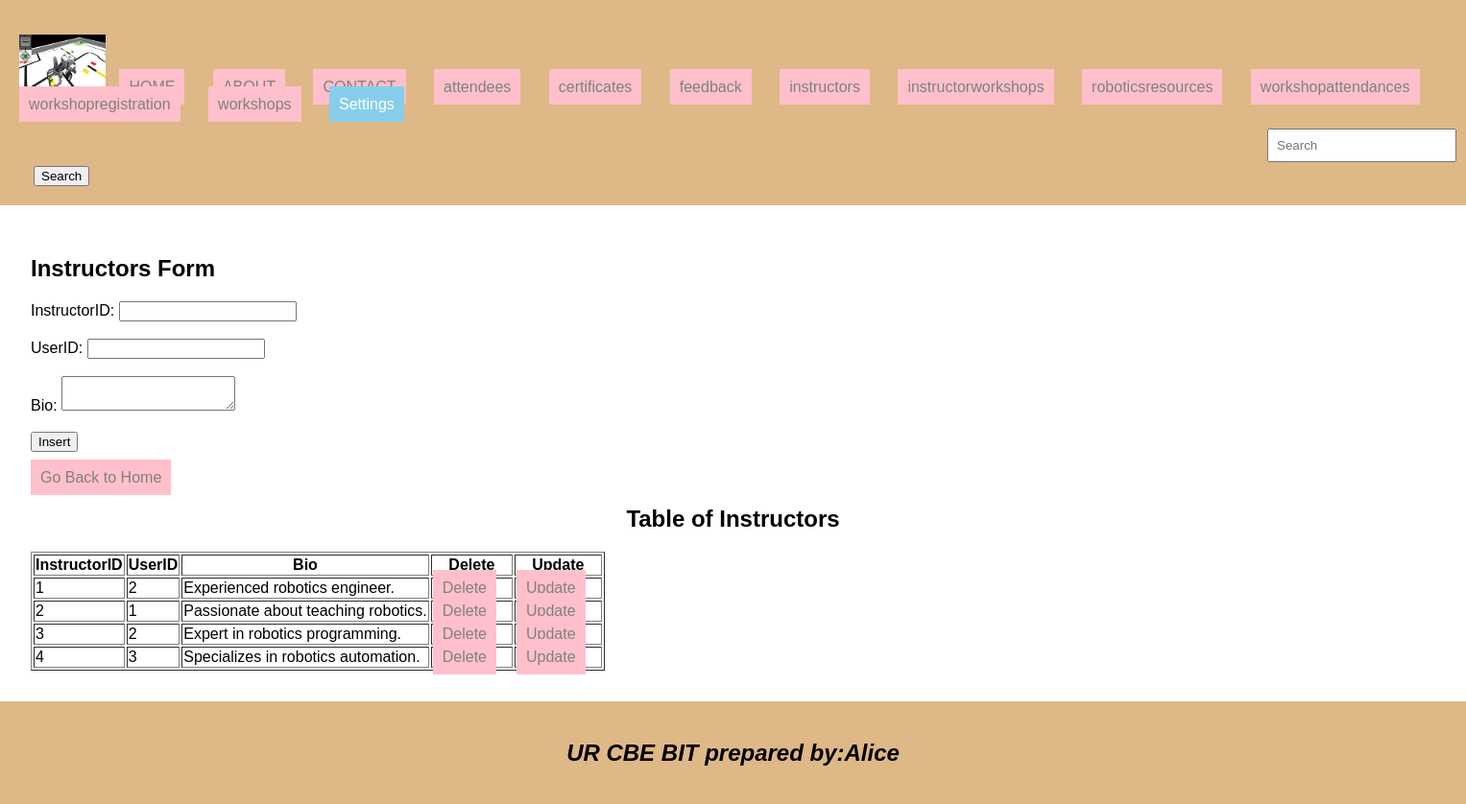
The app's page /instructors.php with its own data.
### tables this page shows
CREATE TABLE `instructors` (
  `InstructorID` int(11) NOT NULL,
  `UserID` int(11) NOT NULL,
  `Bio` text DEFAULT NULL
);

### instructors.php (the view, shortened to what this page needs)
<!DOCTYPE html>
<html lang="en">
<head>
    <link rel="stylesheet" type="text/css" href="style.css" title="style 1" media="screen, tv, projection, handheld, print"/>
</head>
<body>
<header>
     <ul style="list-style-type: none; padding: 0;">
     <li style="display: inline; margin-right: 10px;">
    <img src="./images/images.jpeg" width="90" height="60" alt="Logo">
  </li>
    <li style="display: inline; margin-right: 10px;"><a href="./home.html">HOME</a>
  </li>
    <li style="display: inline; margin-right: 10px;"><a href="./about.html">ABOUT</a>
  </li>
    <li style="display: inline; margin-right: 10px;"><a href="./contact.html">CONTACT</a>
  </li>
    <li style="display: inline; margin-right: 10px;"><a href="./attendees.php">attendees</a>
  </li>
    <li style="display: inline; margin-right: 10px;"><a href="./certificates.php">certificates</a>
  </li>
    <li style="display: inline; margin-right: 10px;"><a href="./feedback.php">feedback</a>
  </li>
    <li style="display: inline; margin-right: 10px;"><a href="./instructors.php">instructors</a>
  </li>
    <li style="display: inline; margin-right: 10px;"><a href="./instructorworkshops.php">instructorworkshops</a>
  </li>
  <li style="display: inline; margin-right: 10px;"><a href="./roboticsresources.php">roboticsresources</a>
  </li>
  <li style="display: inline; margin-right: 10px;"><a href="./workshopattendances.php">workshopattendances</a>
  </li>
  <li style="display: inline; margin-right: 10px;"><a href="./workshopregistration.php">workshopregistration</a>
  </li>
  <li style="display: inline; margin-right: 10px;"><a href="./workshops.php">workshops</a>
  </li>
    <li class="dropdown" style="display: inline; margin-right: 10px;">
      <a href="#" style="padding: 10px; color: white; background-color: skyblue; text-decoration: none; margin-right: 15px;">Settings</a>
        </li>
    </ul>
    <form class="d-flex" role="search" action="search.php">
        <input class="form-control me-2" type="search" placeholder="Search" aria-label="Search" name="query">
        <button class="btn btn-outline-success" type="submit">Search</button>
    </form>
</header>
<section>
    <h1>Instructors Form</h1>
<form method="post" onsubmit="return confirmInsert();">
    <label for="InstructorID">InstructorID:</label>
    <input type="number" id="InstructorID" name="InstructorID" required><br><br>
    <label for="UserID">UserID:</label>
    <input type="number" id="UserID" name="UserID" required><br><br>
    <label for="Bio">Bio:</label>
    <textarea id="Bio" name="Bio" required></textarea><br><br>
    <input type="submit" name="insert" value="Insert"><br><br>
</form>
<a href="./home.html">Go Back to Home</a>
<center><h2>Table of Instructors</h2></center>
<table border="1">
    <tr>
        <th>InstructorID</th>
        <th>UserID</th>
        <th>Bio</th>
        <th>Delete</th>
        <th>Update</th>
    </tr>
    <?php
    include('database_connection.php');
    $stmt = $connection->prepare("SELECT * FROM instructors");
    $stmt->execute();
    $result = $stmt->get_result();
    if ($result->num_rows > 0) {
        while ($row = $result->fetch_assoc()) {
            $instructorID = $row["InstructorID"];
            echo "<tr>
                <td>" . $row["InstructorID"] . "</td>
                <td>" . $row["UserID"] . "</td>
                <td>" . $row["Bio"] . "</td>
                <td><a href='delete_instructors.php?InstructorID=$instructorID'>Delete</a></td>
                <td><a href='update_instructors.php?InstructorID=$instructorID'>Update</a></td>
            </tr>";
        }
    } else {
        echo "<tr><td colspan='5'>No data found</td></tr>";
    }
    ?>
</table>
</section>
<footer>
    <center>
        <b><h2><i>UR CBE BIT  prepared by:Alice</i></h2></b>
    </center>
</footer>
</body>
</html>

### style.css (style rules this page uses)
body { font-family: Arial, sans-serif; margin: 0; padding: 0; }
header { background-color:burlywood; padding: 20px; }
footer { background-color:burlywood; padding: 20px; }
.dropdown { position: relative; display: inline; margin-right: 10px; }

### instructors.php (style rules this page uses)
a { padding: 10px; color: white; background-color: pink; text-decoration: none; margin-right: 15px; }
a:link { color: grey; }
button.btn { margin-left: 15px; margin-top: 4px; }
input.form-control { margin-left: 1300px; padding: 8px; }
section { padding:32px; }
footer { background-color:burlywood; padding: 20px; }

### records on screen
instructors: InstructorID "1", UserID "2", Bio "Experienced robotics engineer."
instructors: InstructorID "2", UserID "1", Bio "Passionate about teaching robotics."
instructors: InstructorID "3", UserID "2", Bio "Expert in robotics programming."
instructors: InstructorID "4", UserID "3", Bio "Specializes in robotics automation."
